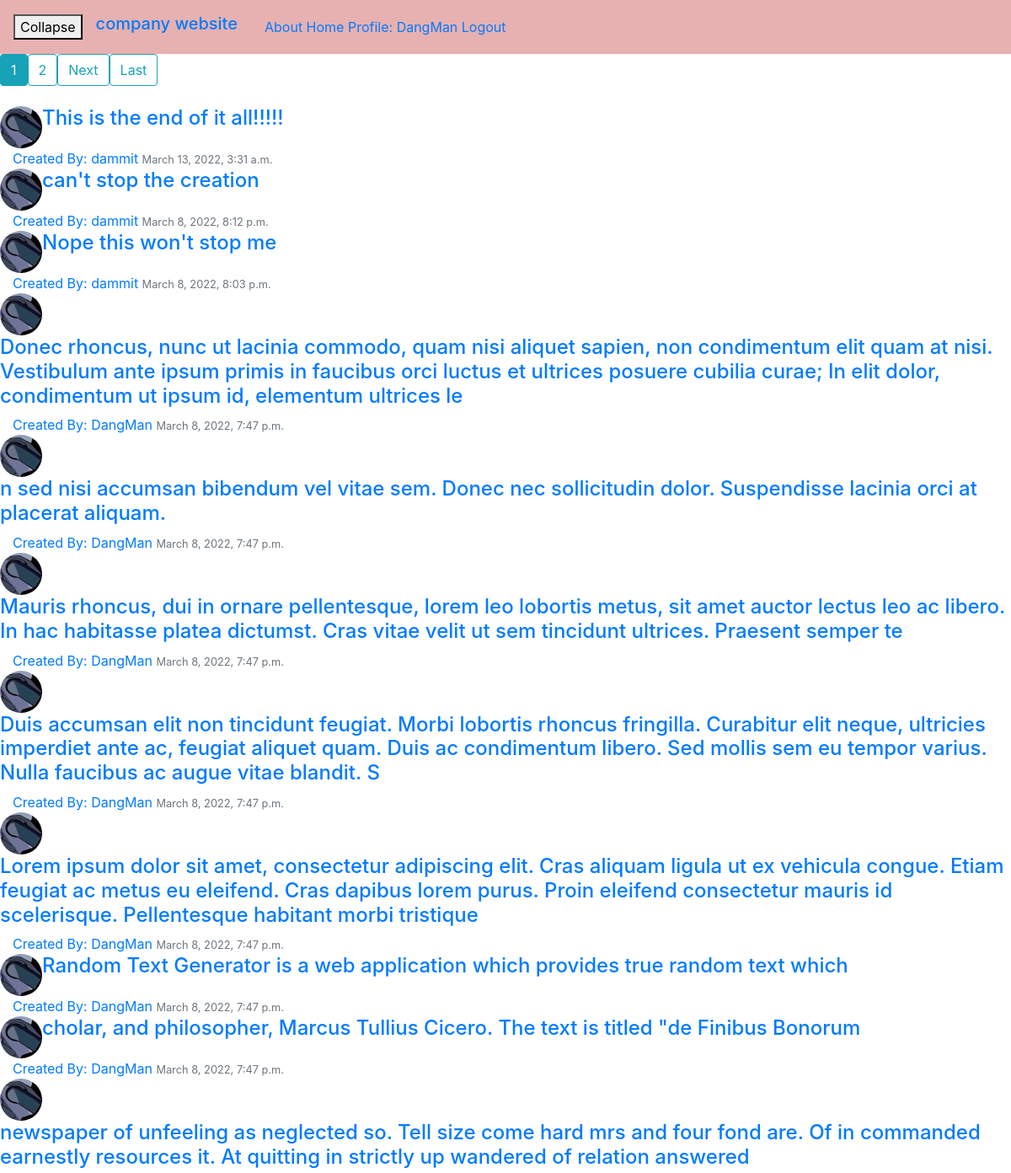
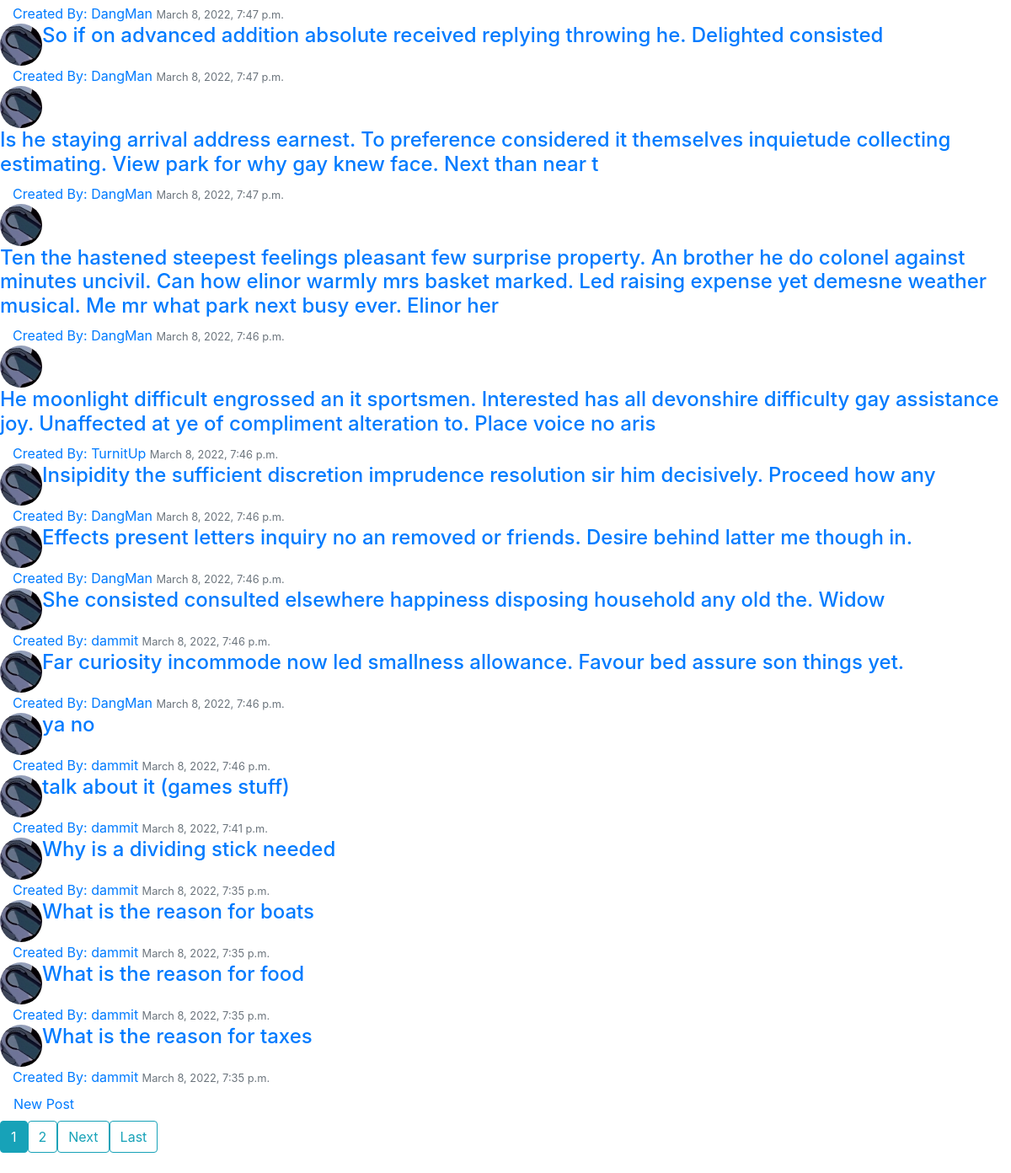
The app's page /GamingDiscussion/ (signed in) with its own data (2 pictures, top to bottom).
### CompWebs/models.py (models this page shows, shortened)
class GamingTopic(models.Model):
    T_Title = models.CharField(max_length=250)
    Tdate_Created = models.DateTimeField(default=timezone.now)
    author = models.ForeignKey(User, on_delete=models.CASCADE, default=0)

### Users/models.py (models this page shows, shortened)
class Profile(models.Model):
    user = models.OneToOneField(User, on_delete=models.CASCADE)
    image = models.ImageField(default='default.png', upload_to='profile_pics')

### CompWebs/views.py (the view)
# urls.py: path('GamingDiscussion/', views.GameForum, name="GameForum"),
def GameForum(request):
    all_topic = GamingTopic.objects.filter().order_by('-Tdate_Created')
    paginator = Paginator(all_topic, 25)
    page_number = request.GET.get('page')
    page_obj = paginator.get_page(page_number)
    return render(request, 'CompWebs/game_forum_topic.html', {'topics': page_obj})

### CompWebs/templates/CompWebs/game_forum_topic.html (shortened to what this page needs)
{% extends "CompWebs/base.html" %}
{% block content %}
    <div class="row">
        {% for num in topics.paginator.page_range %}
            {% if topics.number == num %}
                <a class="btn btn-info mb-4" href="?page={{ num }}">{{ num }}</a>
            {% elif num > topics.number|add:'-3' and num < topics.number|add:'3' %}
                <a class="btn btn-outline-info mb-4" href="?page={{ num }}">{{ num }}</a>
            {% endif %}
        {% endfor %}
        {% if topics.has_next %}
            <a class="btn btn-outline-info mb-4" href="?page={{  topics.next_page_number }}">Next</a>
            <a class="btn btn-outline-info mb-4" href="?page={{ topics.paginator.num_pages }}">Last</a>
        {% endif %}
    </div>
    {% for topic in topics %}
        <article>
            <div class="row">
                <img src="{{ topic.author.profile.image.url }}" alt="stuff" class="rounded-circle article-img" style="width: 50px; height:50px">
                <h4><a class="article-title" href="{% url 'Topic-Post' topic.T_Title topic.id%}">{{ topic.T_Title }}</a></h4>
            </div>
            <div class="media-body">
                <a href="#">Created By: {{ topic.author }}</a>
                <small class="text-muted">{{ topic.Tdate_Created }}</small>
            </div>
        </article>
    {% endfor %}
    <div class="row">
        <a class="nav-item nav-link" href="{% url 'topic-create' %}">New Post</a>
    </div>
    <div class="row">
        {% for num in topics.paginator.page_range %}
            {% if topics.number == num %}
                <a class="btn btn-info mb-4" href="?page={{ num }}">{{ num }}</a>
            {% elif num > topics.number|add:'-3' and num < topics.number|add:'3' %}
                <a class="btn btn-outline-info mb-4" href="?page={{ num }}">{{ num }}</a>
            {% endif %}
        {% endfor %}
        {% if topics.has_next %}
            <a class="btn btn-outline-info mb-4" href="?page={{  topics.next_page_number }}">Next</a>
            <a class="btn btn-outline-info mb-4" href="?page={{ topics.paginator.num_pages }}">Last</a>
        {% endif %}
    </div>
{% endblock %}

### CompWebs/templates/CompWebs/base.html (shortened to what this page needs)
{% load static %}
<html>
<head>
    <link rel="stylesheet" href="https://stackpath.bootstrapcdn.com/bootstrap/4.3.1/css/bootstrap.min.css">
    <link rel="stylesheet" type='text/css' href="{% static 'CompWebs/main.css' %}">
</head>
<body>
    <header class="site-header">
        <nav class="navbar navbar-expand-md" style="background-color: #e7b1b1;">
            <button id="sidebaropen" onclick="SlideMenu()">
                <span>Collapse</span>
            </button>
            <h4 class="navbar-brand nav-link"><a href="/">company website</a></h4>
            <div>
                <a href="/about">About</a>
                <a href="/">Home</a>
                {% if user.is_authenticated %}
                    <a href="{% url 'UserProfile' %}">Profile: {{ user.username }}</a>
                    <a href="{% url 'logout' %}">Logout</a>
                {% else %}
                    <a href="{% url 'login' %}">Login</a>
                {% endif %}
            </div>
        </nav>
    </header>
<div class="column">
    <div class="col">
        <div id="content">
            {% block content %}{% endblock %}
        </div>
    </div>
</div>
</body>
</html>

### CompWebs/static/CompWebs/main.css (style rules this page uses)
div#content { transition: 0.7s }

### records on screen
GamingTopic: author.profile.image (placeholder picture), T_Title "This is the end of it all!!!!!", author "dammit", Tdate_Created "March 13, 2022, 3:31 a.m."
GamingTopic: author.profile.image (placeholder picture), T_Title "can't stop the creation", author "dammit", Tdate_Created "March 8, 2022, 8:12 p.m."
GamingTopic: author.profile.image (placeholder picture), T_Title "Nope this won't stop me", author "dammit", Tdate_Created "March 8, 2022, 8:03 p.m."
GamingTopic: author.profile.image (placeholder picture), T_Title "Donec rhoncus, nunc ut lacinia commodo, quam nisi aliquet sapien, non condimentum elit quam at nisi. Vestibulum ante ipsum primis in faucibus orci luctus et ultrices posuere cubilia curae; In elit dolor, condimentum ut ipsum id, elementum ultrices le", author "DangMan", Tdate_Created "March 8, 2022, 7:47 p.m."
GamingTopic: author.profile.image (placeholder picture), T_Title "n sed nisi accumsan bibendum vel vitae sem. Donec nec sollicitudin dolor. Suspendisse lacinia orci at placerat aliquam.", author "DangMan", Tdate_Created "March 8, 2022, 7:47 p.m."
GamingTopic: author.profile.image (placeholder picture), T_Title "Mauris rhoncus, dui in ornare pellentesque, lorem leo lobortis metus, sit amet auctor lectus leo ac libero. In hac habitasse platea dictumst. Cras vitae velit ut sem tincidunt ultrices. Praesent semper te", author "DangMan", Tdate_Created "March 8, 2022, 7:47 p.m."
GamingTopic: author.profile.image (placeholder picture), T_Title "Duis accumsan elit non tincidunt feugiat. Morbi lobortis rhoncus fringilla. Curabitur elit neque, ultricies imperdiet ante ac, feugiat aliquet quam. Duis ac condimentum libero. Sed mollis sem eu tempor varius. Nulla faucibus ac augue vitae blandit. S", author "DangMan", Tdate_Created "March 8, 2022, 7:47 p.m."
GamingTopic: author.profile.image (placeholder picture), T_Title "Lorem ipsum dolor sit amet, consectetur adipiscing elit. Cras aliquam ligula ut ex vehicula congue. Etiam feugiat ac metus eu eleifend. Cras dapibus lorem purus. Proin eleifend consectetur mauris id scelerisque. Pellentesque habitant morbi tristique", author "DangMan", Tdate_Created "March 8, 2022, 7:47 p.m."
GamingTopic: author.profile.image (placeholder picture), T_Title "Random Text Generator is a web application which provides true random text which", author "DangMan", Tdate_Created "March 8, 2022, 7:47 p.m."
GamingTopic: author.profile.image (placeholder picture), T_Title "cholar, and philosopher, Marcus Tullius Cicero. The text is titled \"de Finibus Bonorum", author "DangMan", Tdate_Created "March 8, 2022, 7:47 p.m."
GamingTopic: author.profile.image (placeholder picture), T_Title "newspaper of unfeeling as neglected so. Tell size come hard mrs and four fond are. Of in commanded earnestly resources it. At quitting in strictly up wandered of relation answered", author "DangMan", Tdate_Created "March 8, 2022, 7:47 p.m."
GamingTopic: author.profile.image (placeholder picture), T_Title "So if on advanced addition absolute received replying throwing he. Delighted consisted", author "DangMan", Tdate_Created "March 8, 2022, 7:47 p.m."
GamingTopic: author.profile.image (placeholder picture), T_Title "Is he staying arrival address earnest. To preference considered it themselves inquietude collecting estimating. View park for why gay knew face. Next than near t", author "DangMan", Tdate_Created "March 8, 2022, 7:47 p.m."
GamingTopic: author.profile.image (placeholder picture), T_Title "Ten the hastened steepest feelings pleasant few surprise property. An brother he do colonel against minutes uncivil. Can how elinor warmly mrs basket marked. Led raising expense yet demesne weather musical. Me mr what park next busy ever. Elinor her", author "DangMan", Tdate_Created "March 8, 2022, 7:46 p.m."
GamingTopic: author.profile.image (placeholder picture), T_Title "He moonlight difficult engrossed an it sportsmen. Interested has all devonshire difficulty gay assistance joy. Unaffected at ye of compliment alteration to. Place voice no aris", author "TurnitUp", Tdate_Created "March 8, 2022, 7:46 p.m."
GamingTopic: author.profile.image (placeholder picture), T_Title "Insipidity the sufficient discretion imprudence resolution sir him decisively. Proceed how any", author "DangMan", Tdate_Created "March 8, 2022, 7:46 p.m."
GamingTopic: author.profile.image (placeholder picture), T_Title "Effects present letters inquiry no an removed or friends. Desire behind latter me though in.", author "DangMan", Tdate_Created "March 8, 2022, 7:46 p.m."
GamingTopic: author.profile.image (placeholder picture), T_Title "She consisted consulted elsewhere happiness disposing household any old the. Widow", author "dammit", Tdate_Created "March 8, 2022, 7:46 p.m."
GamingTopic: author.profile.image (placeholder picture), T_Title "Far curiosity incommode now led smallness allowance. Favour bed assure son things yet.", author "DangMan", Tdate_Created "March 8, 2022, 7:46 p.m."
GamingTopic: author.profile.image (placeholder picture), T_Title "ya no", author "dammit", Tdate_Created "March 8, 2022, 7:46 p.m."
GamingTopic: author.profile.image (placeholder picture), T_Title "talk about it (games stuff)", author "dammit", Tdate_Created "March 8, 2022, 7:41 p.m."
GamingTopic: author.profile.image (placeholder picture), T_Title "Why is a dividing stick needed", author "dammit", Tdate_Created "March 8, 2022, 7:35 p.m."
GamingTopic: author.profile.image (placeholder picture), T_Title "What is the reason for boats", author "dammit", Tdate_Created "March 8, 2022, 7:35 p.m."
GamingTopic: author.profile.image (placeholder picture), T_Title "What is the reason for food", author "dammit", Tdate_Created "March 8, 2022, 7:35 p.m."
GamingTopic: author.profile.image (placeholder picture), T_Title "What is the reason for taxes", author "dammit", Tdate_Created "March 8, 2022, 7:35 p.m."

### other values on screen
{{ user.username }} "DangMan"
{{ num }} "1"
{{ num }} "2"
